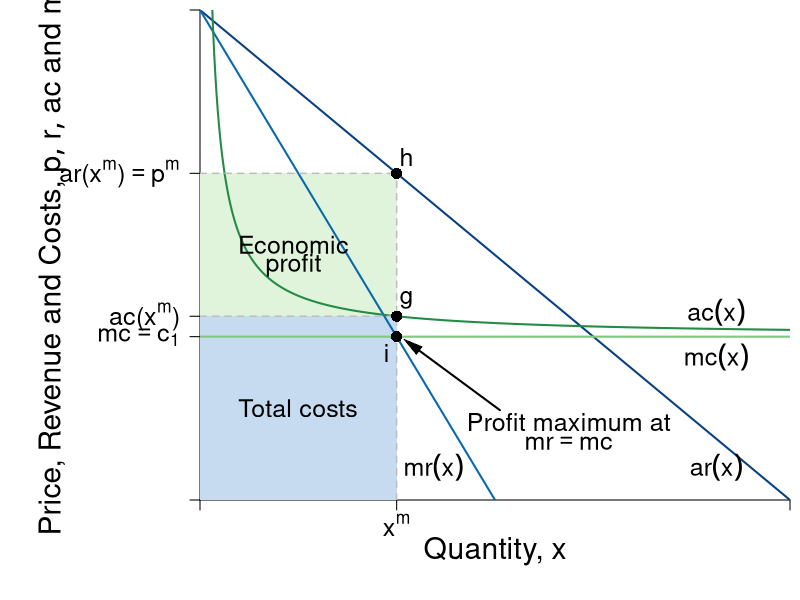

The R source for this figure:
#Graph Designer: Simon Halliday + Scott Cohn
#Authors: Bowles and Halliday
#Title: Coordination, Conflict and Competition: A Text in Microeconomics

require(shape)
pdf(file = "firmmarketsupply/profit_costs.pdf", width = 9, height = 7)

#Set parameters for graphics
axislabelsize <- 1.8
labelsize <- 1.5
namesize <- 1.8
annotatesize <- 1.5
graphlinewidth <- 2
segmentlinewidth <- 1.5

COL <- c("#7fc97f", "#beaed4", "#fdc086", "#ffff99", "#386cb0", "#f0027f", "#bf5b17", "#666666")
COLA <- c("#e0f3db", "#99d8c9","#66c2a4","#41ae76", "#238b45", "#005824")
COLB <- c("#c6dbef", "#4eb3d3", "#2b8cbe", "#0868ac","#084081")

#Edited the margins to cater for the larger LHS labels
par(mar =  c(5, 10, 0.5, 0.5))

AvgRevenue <- function(x, rmax = 12, xmax = 12){
  rmax - (rmax/xmax)*x
}
  
MRevenue <- function(x, rmax = 12, xmax = 12){
  rmax - 2*(rmax/xmax)*x
}

AvgCost <- function(x, c0 = 2, c1 = 4){
  c0/x + c1
}

xlims <- c(0, 12)
ylims <- c(0, 12)

npts <- 501 
x <- seq(xlims[1], xlims[2], length.out = npts)
y <- seq(ylims[1], ylims[2], length.out = npts) 
a <- c(13, 16.75, 19.25)

plot(0, 0, xlim = xlims, ylim = ylims, type = "n",
     xlab = expression(paste("")),
     ylab = expression(paste("")), 
     xaxt = "n", 
     yaxt = "n", 
     cex.lab = axislabelsize, 
     bty = "n",
     xaxs = "i", 
     yaxs = "i")


ticksy <- c(0, 4, AvgCost(x = 4), AvgRevenue(x = 4), ylims[2])
ylabels <- c(NA, expression(paste(mc == c[1])), expression(paste(ac, "(", x^m,")")), expression(paste(ar, "(", x^m,")", phantom() == p^m)), NA)
ticksx <- c(0, 4, xlims[2])
xlabels <- c(NA, expression(paste(x^m)), NA)

axis(1, at = ticksx, pos = 0, labels = xlabels, cex.axis = labelsize)
axis(2, at = ticksy, pos = 0, labels = ylabels, las = 1, cex.axis = labelsize)

npts <- 500 
xx1 <- seq(xlims[1], xlims[2], length.out = npts)
xx3 <- seq(2, 6, length.out = npts)

#Draw the polygon for profit
xpoly1 <- c(0, 4, 4, 0, 0)
ypoly1 <- c(AvgCost(x = 4), AvgCost(x = 4), AvgRevenue(x = 4), AvgRevenue(x = 4), AvgCost(x = 4))
polygon(x = xpoly1, y = ypoly1, col = COLA[1], density = NULL, border = NA)

#Draw the polygon for costs
xpoly2 <- c(0, 4, 4, 0, 0)
ypoly2 <- c(0, 0, AvgCost(x = 4), AvgCost(x = 4), AvgCost(x = 4))
polygon(x = xpoly2, y = ypoly2, col = COLB[1], density = NULL, border = NA)

lines(xx1, AvgRevenue(xx1, rmax = 12, xmax = 12), col = COLB[5], lwd = graphlinewidth)
lines(xx1, MRevenue(xx1, rmax = 12, xmax = 12), col = COLB[4], lwd = graphlinewidth)
lines(xx1, AvgCost(xx1, c0 = 2, c1 = 4), col = COLA[5], lwd = graphlinewidth)

#Label the axes
mtext(expression(paste("Quantity, ", x)), side = 1, line = 2.5, cex = axislabelsize)
#mtext(expression(paste("Quantity of output, ", x)), side = 1, line = 2.5, cex = axislabelsize)
text(-3, 0.5*ylims[2], expression(paste("Price, Revenue and Costs, ", list(p, r, ac), " and ", mc)), xpd = TRUE, cex = axislabelsize, srt = 90) 

#Label curves
text(10.5, 4.6, expression(paste(ac(x))), cex = labelsize)
text(10.5, 3.5, expression(paste(mc(x))), cex = labelsize)
text(10.5, 0.8, expression(paste(ar(x))), cex = labelsize)
text(4.75, 0.8, expression(paste(mr(x))), cex = labelsize)

#Labels cost and profit areas
text(2, 0.5*AvgCost(x = 4), expression("Total costs"), cex = annotatesize)
text(1.9, 6.25, expression("Economic"), cex = annotatesize)
text(1.9, 5.75, expression("profit"), cex = annotatesize)

#Draw segments for total costs
segments(0, AvgRevenue(x = 4), 4, AvgRevenue(x = 4), lty = 2, col = "gray" , lwd = segmentlinewidth)
segments(4, 0, 4, AvgRevenue(x = 4), lty = 2, col = "gray" , lwd = segmentlinewidth)

segments(0, AvgCost(x = 4), 4, AvgCost(x = 4), lty = 2, col = "gray" , lwd = segmentlinewidth)
segments(0, 4, xlims[2], 4, lty = 1, col = COL[1] , lwd = graphlinewidth)

#Label Points for comparison
points(4, MRevenue(x = 4), pch = 16, col = "black", cex = 1.5)
text(3.8, MRevenue(x = 4) - 0.4, expression(i), cex = labelsize)

points(4, AvgCost(x = 4), pch = 16, col = "black", cex = 1.5)
text(4.2, AvgCost(x = 4) + 0.4, expression(g), cex = labelsize)

points(4, AvgRevenue(x = 4), pch = 16, col = "black", cex = 1.5)
text(4.2, AvgRevenue(x = 4) + 0.4, expression(h), cex = labelsize)


#Arrow to mr = mc
text(7.5, 1.9, expression(paste("Profit maximum at")), cex = annotatesize)
text(7.5, 1.4, expression(paste(mr == mc)), cex = annotatesize)
Arrows(6.1, 2.2, 4.3, 3.8, col = "black", lty = 1, lwd = 2, arr.type = "triangle", arr.lwd = 0.5)



dev.off()
